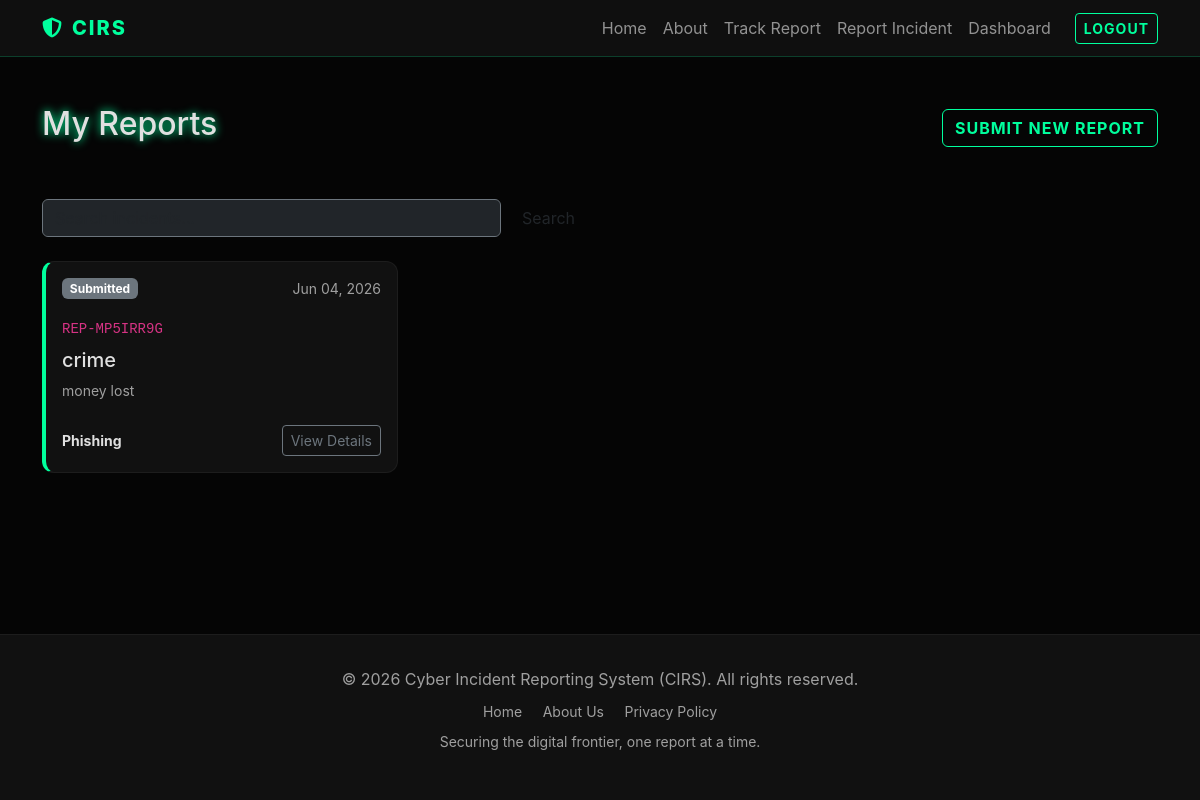
The app's page /dashboard/ (signed in) with its own data.
### incidents/models.py (models this page shows, shortened)
class Incident(models.Model):
    INCIDENT_TYPES = [
        ('PHISHING', 'Phishing'),
        ('MALWARE', 'Malware'),
        ('DATA_BREACH', 'Data Breach'),
        ('ACCOUNT_COMPROMISE', 'Account Compromise'),
        ('OTHER', 'Other'),
    ]
    SEVERITY_LEVELS = [
        ('LOW', 'Low'),
        ('MEDIUM', 'Medium'),
        ('HIGH', 'High'),
        ('CRITICAL', 'Critical'),
    ]
    STATUS_CHOICES = [
        ('SUBMITTED', 'Submitted'),
        ('UNDER_REVIEW', 'Under Review'),
        ('INVESTIGATING', 'Investigating'),
        ('RESOLVED', 'Resolved'),
        ('CLOSED', 'Closed'),
    ]
    reporter = models.ForeignKey(User, on_delete=models.SET_NULL, related_name='incidents', null=True, blank=True)
    report_id = models.CharField(max_length=12, unique=True, null=True, blank=True, editable=False)
    title = models.CharField(max_length=200)
    incident_type = models.CharField(max_length=50, choices=INCIDENT_TYPES)
    description = models.TextField()
    severity = models.CharField(max_length=20, choices=SEVERITY_LEVELS, default='MEDIUM')
    status = models.CharField(max_length=20, choices=STATUS_CHOICES, default='SUBMITTED')
    evidence = models.FileField(upload_to='incident_evidence/', blank=True, null=True)
    created_at = models.DateTimeField(auto_now_add=True)
    updated_at = models.DateTimeField(auto_now=True)
    class Meta:
        ordering = ['-created_at']

### incidents/views.py (the view)
# urls.py: path('dashboard/', views.DashboardView.as_view(), name='dashboard'),
class DashboardView(LoginRequiredMixin, ListView):
    model = Incident
    template_name = 'incidents/dashboard.html'
    context_object_name = 'incidents'
    def get_queryset(self):
        return Incident.objects.filter(reporter=self.request.user)

### templates/incidents/dashboard.html (shortened to what this page needs)
{% extends 'base.html' %}
{% block content %}
<div class="d-flex justify-content-between align-items-center mb-5">
    <h1 class="h2 glow-text">My Reports</h1>
    <a href="{% url 'report_incident' %}" class="btn btn-cyber">Submit New Report</a>
</div>
<div class="row mb-4">
    <div class="col-md-6">
        <form action="{% url 'search' %}" method="get" class="d-flex">
            <input type="text" name="q" class="form-control bg-dark border-secondary text-white me-2" placeholder="Search incidents..." value="{{ request.GET.q }}">
            <button type="submit" class="btn btn-outline-accent">Search</button>
        </form>
    </div>
</div>
{% if incidents %}
    <div class="row g-4">
        {% for incident in incidents %}
            <div class="col-md-6 col-lg-4">
                <div class="card h-100 cyber-border">
                    <div class="card-body">
                        <div class="d-flex justify-content-between align-items-start mb-3">
                            <span class="badge {% if incident.status == 'SUBMITTED' %}badge-submitted{% elif incident.status == 'UNDER_REVIEW' %}badge-under-review{% elif incident.status == 'INVESTIGATING' %}badge-investigating{% elif incident.status == 'RESOLVED' %}badge-resolved{% else %}badge-closed{% endif %}">
                                {{ incident.get_status_display }}
                            </span>
                            <span class="small text-muted">{{ incident.created_at|date:"M d, Y" }}</span>
                        </div>
                        {% if incident.report_id %}
                            <div class="mb-2">
                                <code class="text-accent small">{{ incident.report_id }}</code>
                            </div>
                        {% endif %}
                        <h5 class="card-title">{{ incident.title }}</h5>
                        <p class="card-text text-muted small">{{ incident.description|truncatewords:20 }}</p>
                        <div class="d-flex justify-content-between align-items-center mt-4">
                            <span class="small text-accent fw-bold">{{ incident.get_incident_type_display }}</span>
                            <a href="{% url 'incident_detail' incident.pk %}" class="btn btn-sm btn-outline-secondary">View Details</a>
                        </div>
                    </div>
                </div>
            </div>
        {% endfor %}
    </div>
{% endif %}
{% endblock %}

### templates/base.html (style rules this page uses)
:root { --bg-color: #050505; --card-bg: #111111; --accent-color: #00ff9d; --text-color: #e0e0e0; --danger-color: #ff3e3e; --warning-color: #ffcc00; }
body { background-color: var(--bg-color); color: var(--text-color); font-family: 'Inter', -apple-system, BlinkMacSystemFont, "Segoe UI", Roboto, sans-serif; min-height: 100vh; display: flex; flex-direction: column; }
.btn-cyber { background: transparent; border: 1px solid var(--accent-color); color: var(--accent-color); text-transform: uppercase; font-weight: bold; letter-spacing: 1px; transition: all 0.3s ease; position: relative; overflow: hidden; }
.card { background-color: var(--card-bg); border: 1px solid rgba(255, 255, 255, 0.05); border-radius: 12px; color: var(--text-color); transition: transform 0.3s ease, border-color 0.3s ease; }
.glow-text { text-shadow: 0 0 10px var(--accent-color); }
.cyber-border { border-left: 4px solid var(--accent-color); }
.badge-submitted { background-color: #6c757d; }
.text-muted { color: rgba(255, 255, 255, 0.6) !important; }

### records on screen
Incident: status "Submitted", created_at "Jun 04, 2026", report_id "REP-MP5IRR9G", title "crime", description "money lost", incident_type "Phishing"
